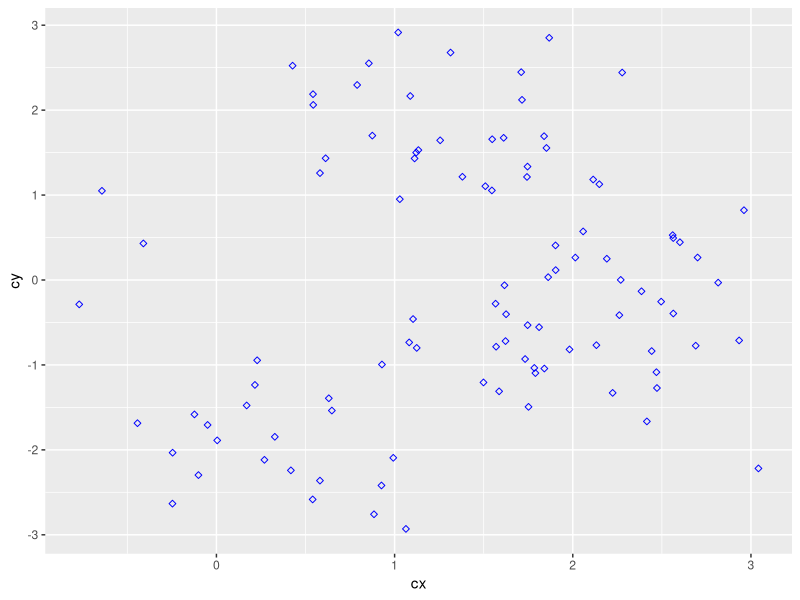
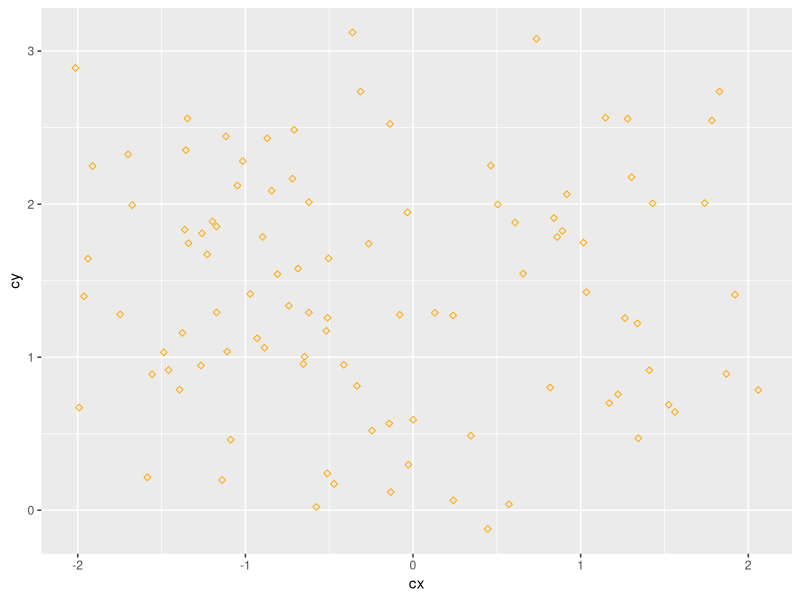
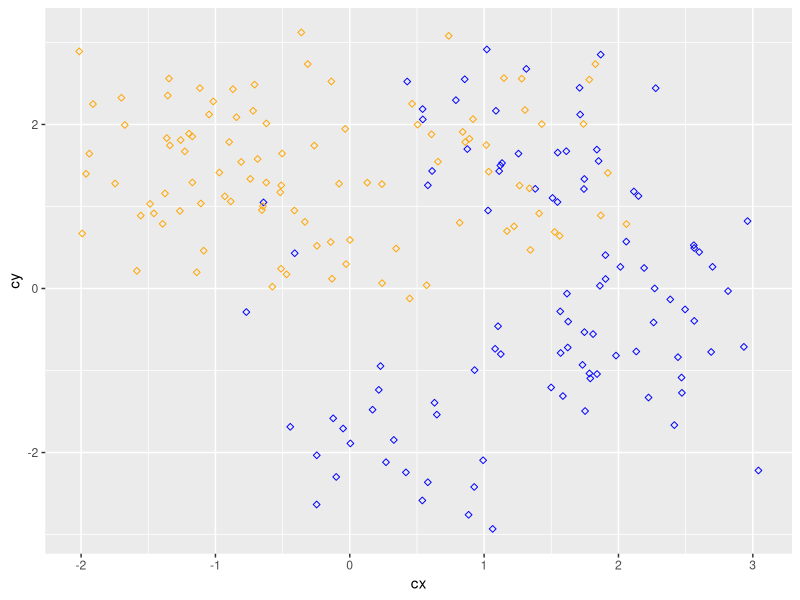
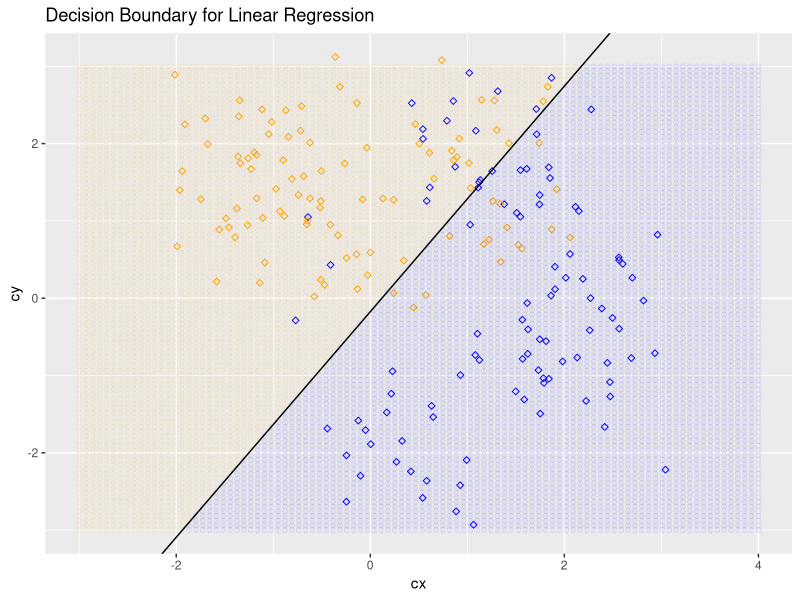

Generate these figures, in order, with R:

"
Problem 1
Author: Md Salman Rahman
Course: MATH 6333 Statistical Learning
Course Instructor: Dr. Tamer Oraby
Contestant 1
"

# Solution 

setwd("/Users/salman/OneDrive - The University of Texas-Rio Grande Valley/Course_video/Statistical Learning/Homework_salman/HW 4")
# Task 1: Import the attached training_data.xlsx into R
library("readxl")
library(ggplot2)
data_training<- read_excel("training_data.xlsx")
data_train<-as.data.frame(data_training)
#data_train$Y <- as.factor(data_train$Y)

# Task 2: Taking the role of contestant 1 who trains the linear regression using that data.

# linear regression
l_regression <- lm(Y~cx+cy, data = data_train)

summary(l_regression)
N=200
sum((predict(l_regression)>.5)+0 == data_train$Y)/N

#blue
data.blue <- data_train[data_train[,3]==0,]
p1=ggplot(data.blue,aes(x= cx, y=cy ))+
  geom_point(colour="blue",shape=23)+
  xlab('cx')+
  ylab('cy')
p1

#orange
data.orange <- data_train[data_train[,3]==1,]
p2=ggplot(data.orange,aes(x= cx, y=cy ))+
  geom_point(colour="orange",shape=23)+
  xlab('cx')+
  ylab('cy')
p2


p3=p1+
  geom_point(data=data.orange,aes(x= cx, y=cy ),colour="orange",shape=23)
p3

beta=coef(l_regression)

meshpixel=100
x_pixel=seq(-3,4,length=meshpixel)
y_pixel=seq(-3,3,length=meshpixel)
M<-expand.grid(x_pixel,y_pixel)
DF_M<-as.data.frame(M)
colnames(DF_M)<-c('cx','cy')
color_M<-(predict(l_regression,DF_M)>.5)+0
new_M_LR<-cbind.data.frame(DF_M,color_M)

p5=p3+geom_point(data=new_M_LR[ , 1:2],aes(x=cx,y=cy),
                 colour=ifelse( new_M_LR[ , 3]==1,"orange","blue"),alpha=.05)+
  ggtitle("Decision Boundary for Linear Regression")+
  geom_abline(aes(intercept= (.5-beta[1])/beta[3], slope=-beta[2]/beta[3] ))
p5
#ggsave("LRlearn.png",p5)


